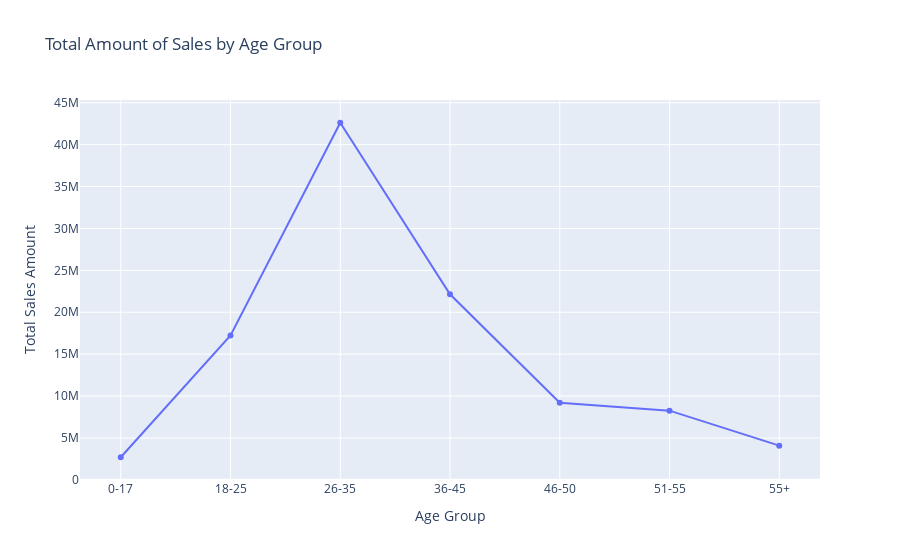

Notebook source saved alongside this figure:
### Code cell
import plotly.express as px

# Calculate total sales amount by age group
sales_age = df.groupby(['Age Group'], as_index=False)['Amount'].sum()

# Create a line chart
fig = px.line(
    sales_age, 
    x='Age Group', 
    y='Amount', 
    title='Total Amount of Sales by Age Group',
    labels={'Age Group': 'Age Group', 'Amount': 'Total Sales Amount'},
    markers=True  # Optional: Adds markers to the line points
)

# Show the plot
fig.show()

### Figure 1 — Plotly figure (JSON) as saved in the notebook; plotly's stock layout.template omitted (floating-point values rounded to 4 significant figures)
{"data": [{"hovertemplate": "Age Group=%{x}<br>Total Sales Amount=%{y}<extra></extra>", "legendgroup": "", "line": {"color": "#636efa", "dash": "solid"}, "marker": {"symbol": "circle"}, "mode": "lines+markers", "name": "", "orientation": "v", "showlegend": false, "type": "scatter", "x": ["0-17", "18-25", "26-35", "36-45", "46-50", "51-55", "55+"], "xaxis": "x", "y": [2699653, 17240732, 42613442, 22144994, 9207844, 8261477, 4080987], "yaxis": "y"}], "layout": {"legend": {"tracegroupgap": 0}, "title": {"text": "Total Amount of Sales by Age Group"}, "xaxis": {"anchor": "y", "domain": [0, 1], "title": {"text": "Age Group"}}, "yaxis": {"anchor": "x", "domain": [0, 1], "title": {"text": "Total Sales Amount"}}}}
